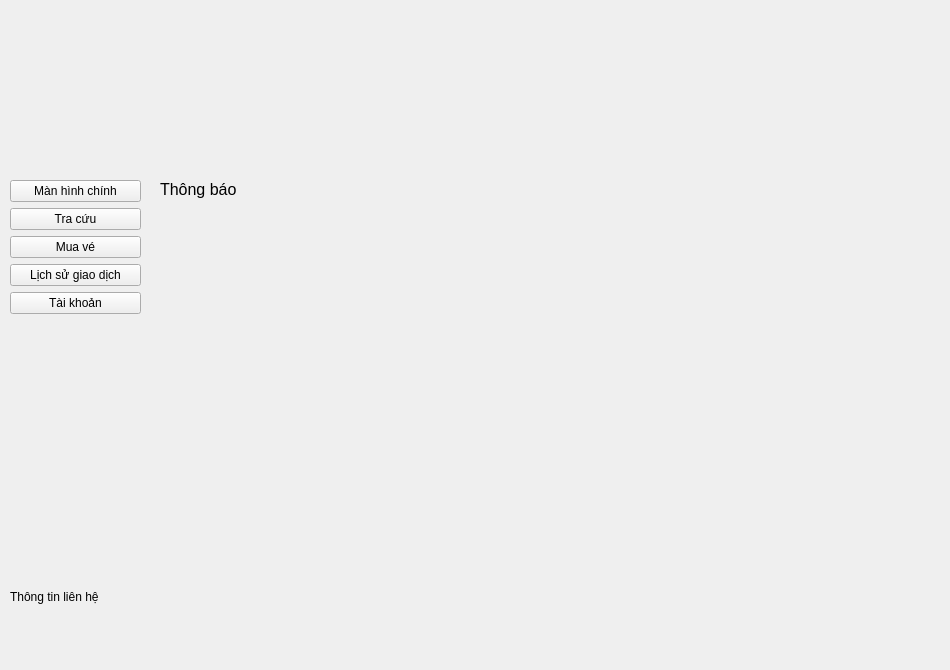
    <widget class="QWidget" name="page_manchinh">
     <widget class="QWidget" name="verticalLayoutWidget_2">
      <property name="geometry">
       <rect>
        <x>160</x>
        <y>180</y>
        <width>781</width>
        <height>401</height>
       </rect>
      </property>
      <layout class="QVBoxLayout" name="verticalLayout_2">
       <item>
        <widget class="QLabel" name="label_15">
         <property name="text">
          <string>&lt;html&gt;&lt;head/&gt;&lt;body&gt;&lt;p&gt;&lt;span style=&quot; font-size:12pt;&quot;&gt;Thông báo&lt;/span&gt;&lt;/p&gt;&lt;/body&gt;&lt;/html&gt;</string>
         </property>
        </widget>
       </item>
       <item>
        <widget class="QLabel" name="label_mhc_tb1">
         <property name="text">
          <string/>
         </property>
        </widget>
       </item>
       <item>
        <widget class="QLabel" name="label_mhc_tb2">
         <property name="text">
          <string/>
         </property>
        </widget>
       </item>
       <item>
        <widget class="QLabel" name="label_mhc_tb3">
         <property name="text">
          <string/>
         </property>
        </widget>
       </item>
       <item>
        <widget class="QLabel" name="label_mhc_tb4">
         <property name="text">
          <string/>
         </property>
        </widget>
       </item>
       <item>
        <spacer name="verticalSpacer_2">
         <property name="orientation">
          <enum>Qt::Vertical</enum>
         </property>
         <property name="sizeHint" stdset="0">
          <size>
           <width>20</width>
           <height>40</height>
          </size>
         </property>
        </spacer>
       </item>
      </layout>
     </widget>
     <widget class="QWidget" name="verticalLayoutWidget_3">
      <property name="geometry">
       <rect>
        <x>10</x>
        <y>590</y>
        <width>931</width>
        <height>71</height>
       </rect>
      </property>
      <layout class="QVBoxLayout" name="verticalLayout_3">
       <item>
        <widget class="QLabel" name="label_14">
         <property name="text">
          <string>Thông tin liên hệ</string>
         </property>
        </widget>
       </item>
       <item>
        <widget class="QLabel" name="label_mhc_ttlh">
         <property name="text">
          <string>&lt;html&gt;&lt;head/&gt;&lt;body&gt;&lt;p&gt;&lt;br/&gt;&lt;/p&gt;&lt;/body&gt;&lt;/html&gt;</string>
         </property>
        </widget>
       </item>
       <item>
        <spacer name="verticalSpacer_3">
         <property name="orientation">
          <enum>Qt::Vertical</enum>
         </property>
         <property name="sizeHint" stdset="0">
          <size>
           <width>20</width>
           <height>40</height>
          </size>
         </property>
        </spacer>
       </item>
      </layout>
     </widget>
     <widget class="QWidget" name="verticalLayoutWidget">
      <property name="geometry">
       <rect>
        <x>10</x>
        <y>180</y>
        <width>131</width>
        <height>401</height>
       </rect>
      </property>
      <layout class="QVBoxLayout" name="verticalLayout">
       <item>
        <widget class="QPushButton" name="pushButton_mhc_mhc">
         <property name="text">
          <string>Màn hình chính</string>
         </property>
        </widget>
       </item>
       <item>
        <widget class="QPushButton" name="pushButton_mhc_tc">
         <property name="text">
          <string>Tra cứu</string>
         </property>
        </widget>
       </item>
       <item>
        <widget class="QPushButton" name="pushButton__mhc_mv">
         <property name="text">
          <string>Mua vé</string>
         </property>
        </widget>
       </item>
       <item>
        <widget class="QPushButton" name="pushButton_mhc_lsgd">
         <property name="text">
          <string>Lịch sử giao dịch</string>
         </property>
        </widget>
       </item>
       <item>
        <widget class="QPushButton" name="pushButton_mhc_tk">
         <property name="text">
          <string>Tài khoản</string>
         </property>
        </widget>
       </item>
       <item>
        <spacer name="verticalSpacer">
         <property name="orientation">
          <enum>Qt::Vertical</enum>
         </property>
         <property name="sizeHint" stdset="0">
          <size>
           <width>20</width>
           <height>40</height>
          </size>
         </property>
        </spacer>
       </item>
      </layout>
     </widget>
    </widget>
